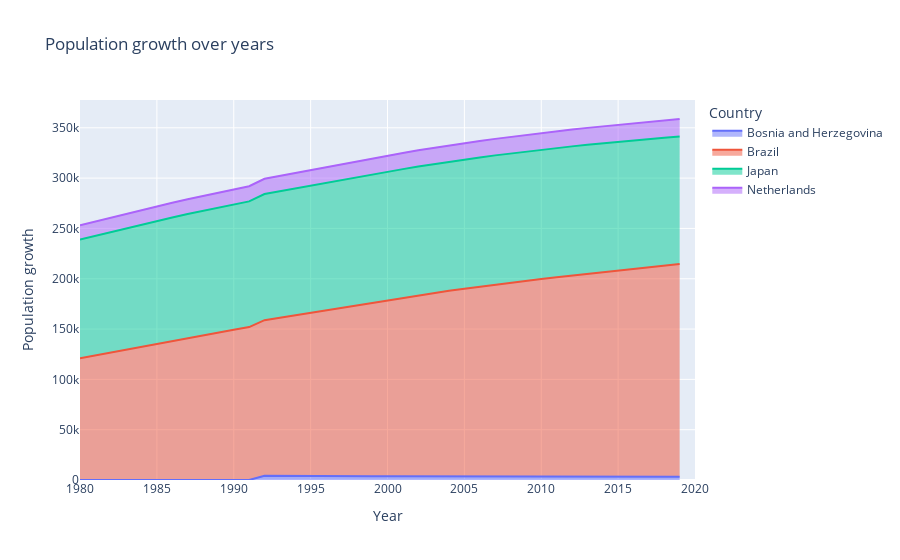

The notebook cell saved with this chart:
### Code cell
import pandas as pd
import plotly.express as px

# Load the dataset
df = pd.read_csv(r"energy_CSV.csv", encoding='ISO-8859-1')

# Check the first few rows and columns of the dataframe to ensure it's loaded correctly
print(df.head())
print(df.columns)

# Assuming 'Year' is the column for years, 'Population' is the column for population, and 'Country' is the column for country in your dataset
year_column = 'Year'
population_column = 'Population'
country_column = 'Country'

# Select the countries you want to plot
countries_to_plot = ['Bosnia and Herzegovina', 'Netherlands', 'Brazil', 'Japan']  # Ensure these match the country names in your dataset

# Filter the data for the selected countries
df_filtered = df[df[country_column].isin(countries_to_plot)]

# Create the area plot
fig = px.area(df_filtered, x=year_column, y=population_column, color=country_column,
              title="Population growth over years",
              labels={year_column: "Year", population_column: "Population growth"})

# Update the layout to set the x-axis range
fig.update_layout(xaxis=dict(range=[1980, 2020]))

# Show the plot
fig.show()

### Figure 1 — Plotly figure (JSON) as saved in the notebook; plotly's stock layout.template omitted (floating-point values rounded to 4 significant figures; data arrays with more than 128 entries replaced by an {"elided": "..."} marker saying what was removed)
{"data": [{"fillpattern": {"shape": ""}, "hovertemplate": "Country=Bosnia and Herzegovina<br>Year=%{x}<br>Population growth=%{y}<extra></extra>", "legendgroup": "Bosnia and Herzegovina", "line": {"color": "#636efa"}, "marker": {"symbol": "circle"}, "mode": "lines", "name": "Bosnia and Herzegovina", "orientation": "v", "showlegend": true, "stackgroup": "1", "type": "scatter", "x": {"elided": "240 int values"}, "xaxis": "x", "y": {"elided": "240 float values"}, "yaxis": "y"}, {"fillpattern": {"shape": ""}, "hovertemplate": "Country=Brazil<br>Year=%{x}<br>Population growth=%{y}<extra></extra>", "legendgroup": "Brazil", "line": {"color": "#EF553B"}, "marker": {"symbol": "circle"}, "mode": "lines", "name": "Brazil", "orientation": "v", "showlegend": true, "stackgroup": "1", "type": "scatter", "x": {"elided": "240 int values"}, "xaxis": "x", "y": {"elided": "240 float values"}, "yaxis": "y"}, {"fillpattern": {"shape": ""}, "hovertemplate": "Country=Japan<br>Year=%{x}<br>Population growth=%{y}<extra></extra>", "legendgroup": "Japan", "line": {"color": "#00cc96"}, "marker": {"symbol": "circle"}, "mode": "lines", "name": "Japan", "orientation": "v", "showlegend": true, "stackgroup": "1", "type": "scatter", "x": {"elided": "240 int values"}, "xaxis": "x", "y": {"elided": "240 float values"}, "yaxis": "y"}, {"fillpattern": {"shape": ""}, "hovertemplate": "Country=Netherlands<br>Year=%{x}<br>Population growth=%{y}<extra></extra>", "legendgroup": "Netherlands", "line": {"color": "#ab63fa"}, "marker": {"symbol": "circle"}, "mode": "lines", "name": "Netherlands", "orientation": "v", "showlegend": true, "stackgroup": "1", "type": "scatter", "x": {"elided": "240 int values"}, "xaxis": "x", "y": {"elided": "240 float values"}, "yaxis": "y"}], "layout": {"legend": {"title": {"text": "Country"}, "tracegroupgap": 0}, "title": {"text": "Population growth over years"}, "xaxis": {"anchor": "y", "domain": [0, 1], "range": [1980, 2020], "title": {"text": "Year"}}, "yaxis": {"anchor": "x", "domain": [0, 1], "title": {"text": "Population growth"}}}}
